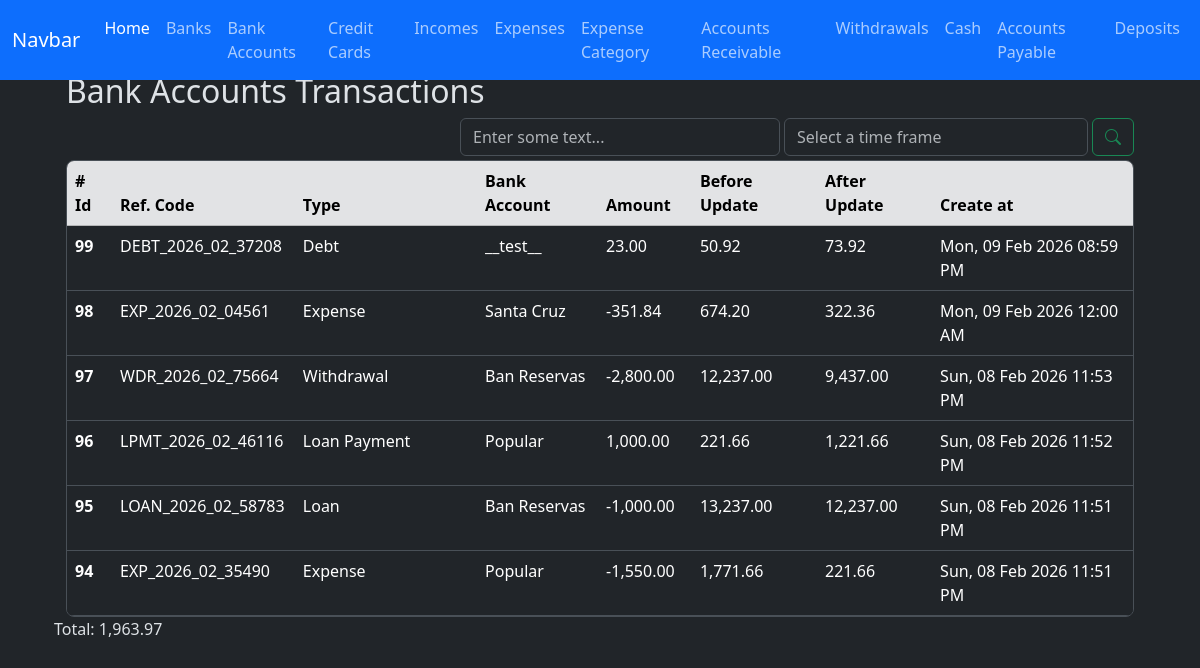
The page /bank_transaction_ledger/index on the database as committed earlier.
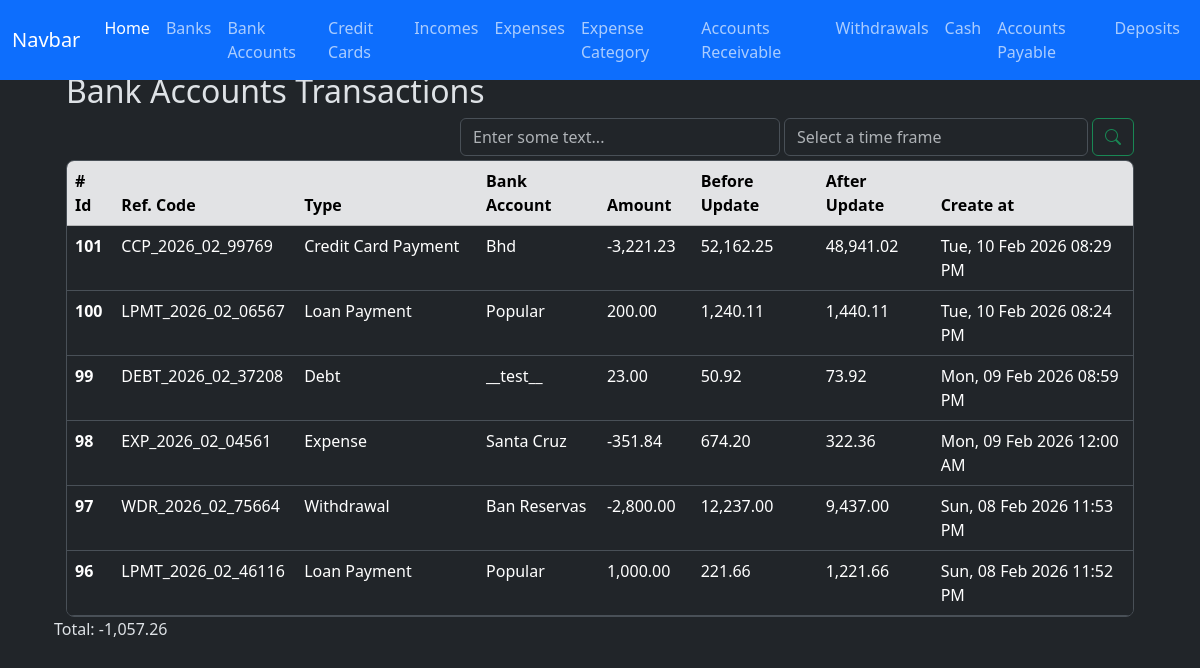
The same page on the database as committed later.
### app/models/bank_account_transactions_ledger.py (models this page shows, shortened)
class BankAccountTransactionsLedger(db.Model):
    __tablename__ = 'bank_account_transactions_ledger'
    id = db.Column(db.Integer, primary_key=True)
    amount = db.Column(db.Numeric(10,2), nullable=False)
    transaction_type = db.Column(db.String(100), nullable=False)
    reference_code = db.Column(db.String(100), nullable=False)
    bank_account_id = db.Column(db.Integer, db.ForeignKey('bank_accounts.id'), nullable=False)
    before_update_balance = db.Column(db.Numeric(10,2), nullable=False)
    after_update_balance = db.Column(db.Numeric(10,2), nullable=False)
    created_at = db.Column(
        db.DateTime(timezone=True),
        default=utcnow, #internally sqlalchemy will exectute the function so dont add the parentheses otherwise it'll break down when creating the record in the db
        nullable=False
    )
    updated_at = db.Column(
        db.DateTime(timezone=True),
        onupdate=utcnow, #internally sqlalchemy will exectute the function so dont add the parentheses otherwise it'll break down when creating the record in the db
    )
    bank_account = db.relationship('BankAccount', back_populates='transaction_ledger')

### app/models/bank_account.py (models this page shows)
class BankAccount(db.Model):
    __tablename__ = 'bank_accounts'
    id = db.Column(db.Integer, primary_key=True)
    nick_name = db.Column(db.String(120))
    amount_available = db.Column(db.Numeric(10, 2), nullable=False)
    is_active = db.Column(db.Boolean, default=True)
    account_number = db.Column(db.Integer, nullable=True)
    is_deleted = db.Column(db.Boolean, default=False)
    bank_id = db.Column(db.Integer, db.ForeignKey('banks.id'))
    created_at = db.Column(
        db.DateTime(timezone=True),
        default=utcnow, #internally sqlalchemy will exectute the function so dont add the parentheses otherwise it'll break down when creating the record in the db
        nullable=False
    )
    updated_at = db.Column(
        db.DateTime(timezone=True),
        onupdate=utcnow, #internally sqlalchemy will exectute the function so dont add the parentheses otherwise it'll break down when creating the record in the db
    )
    bank = relationship('Bank', back_populates='bank_accounts')
    expenses = relationship('Expense', back_populates='bank_account', order_by='desc(Expense.created_at)')
    incomes = relationship('Income', back_populates='bank_account', order_by='desc(Income.created_at)')
    credit_card_payments = relationship('CreditCardPayment', back_populates='bank_account', order_by='desc(CreditCardPayment.created_at)')
    withdrawals = relationship('Withdrawal', back_populates='bank_account', order_by='desc(Withdrawal.created_at)')
    loans = relationship('Loan', back_populates='bank_account', order_by='desc(Loan.created_at)')
    loan_payments = relationship('LoanPayment', back_populates='bank_account', order_by='desc(LoanPayment.created_at)')
    debts = relationship('Debt', back_populates='bank_account', order_by='desc(Debt.created_at)')
    debt_payments = relationship('DebtPayment', back_populates='bank_account', order_by='desc(DebtPayment.created_at)')
    transaction_ledger = relationship('BankAccountTransactionsLedger', back_populates='bank_account')
    deposits = relationship('Deposit', back_populates='bank_account', order_by='desc(Deposit.created_at)')
    outgoing_transfers = relationship('BankTransfer', foreign_keys='BankTransfer.from_bank_account_id', back_populates='from_bank_account', order_by='desc(BankTransfer.created_at)')
    incoming_transfers = relationship('BankTransfer', foreign_keys='BankTransfer.to_bank_account_id', back_populates='to_bank_account', order_by='desc(BankTransfer.created_at)')

### app/routes/bank_transaction_ledger_routes.py (the view)
@bank_transaction_ledger_bp.route('/index')
def index():
    ledgers = (
        BankAccountTransactionsLedger.query
        .order_by(BankAccountTransactionsLedger.created_at.desc())
        .all()
    )
    context = {
        'ledgers': ledgers,
        'format_amount': format_amount,
        'total_amount': total_amount,
    }
    return render_template('bank_accounts/ledger.html', **context)

### app/utils/numeric_casting.py (called while the page is built)
def total_amount(obj_list: list):
    total = Decimal()
    for o in obj_list:
        total += o.amount
    return format_amount(total)

def format_amount(value):
    try:
        return f'{value:,.2f}';
    except Exception as e:
        return None

### app/templates/bank_accounts/ledger.html (shortened to what this page needs)
{% extends 'layout.html' %}
{% block content %}
    <div class="container w-100">
        <h2>Bank Accounts Transactions</h2>
        <div class="d-flex justify-content-end gap-1 flex-wrap flex-md-nowrap mt-2">
            <div class="w-100 w-md-auto mt-md-0" style="max-width: 320px;">
                <input type="text" class="form-control" id="filter-byfiled-input-id" placeholder="Enter some text...">
            </div>
            <div class="d-flex gap-1 w-100" style="max-width: 350px;">
                <div class="w-100 w-md-auto mt-md-0">
                    <input type="text" class="form-control" id="filter-input-id" placeholder="Select a time frame">
                </div>
                <button type="button" class="btn btn-outline-success" id="btn-search-id"><i class="bi bi-search"></i></button>
            </div>
        </div>
        <div class="table-responsive overflow-y-auto border rounded-3 mt-1" style="max-height: 457px;">
            <table class="table table-hover">
                <thead class="sticky-top">
                    <tr class="table-secondary">
                    <th scope="col"># Id</th>
                    <th scope="col">Ref. Code</th>
                    <th scope="col">Type</th>
                    <th scope="col">Bank Account</th>
                    <th scope="col">Amount</th>
                    <th scope="col">Before Update</th>
                    <th scope="col">After Update</th>
                    <th scope="col">Create at</th>
                    </tr>
                </thead>
                <tbody id="cashledger-table-body-id">
                  {% for ledger in ledgers %}
                    <tr>
                        <th scope="row">{{ ledger.id }}</th>
                        <td>{{ ledger.reference_code }}</td>
                        <td>{{ ledger.transaction_type | title }}</td>
                        <td>{{ ledger.bank_account.nick_name | title }}</td>
                        <td>{{ format_amount(ledger.amount) }}</td>
                        <td>{{ format_amount(ledger.before_update_balance) }}</td>
                        <td>{{ format_amount(ledger.after_update_balance) }}</td>
                        <td>{{ ledger.created_at | format_datetime("EEE, dd MMM yyyy hh:mm a") }}</td>
                    </tr>
                  {% endfor %}
                </tbody>
            </table>
        </div>
    </div>
    <p id="lbl-total-ledgers">Total: {{ total_amount(ledgers) }}</p>
<link href="https://cdn.jsdelivr.net/npm/@sweetalert2/theme-dark@5/dark.css" rel="stylesheet">
<link rel="stylesheet" href="https://cdn.jsdelivr.net/npm/flatpickr/dist/flatpickr.min.css">
{% endblock %}

Rows that differ between the two databases and show on the page:
no longer on this page (row unchanged): BankAccountTransactionsLedger: id "95", reference_code "LOAN_2026_02_58783", transaction_type "Loan", bank_account.nick_name "Ban Reservas", amount "-1,000.00", before_update_balance "13,237.00", after_update_balance "12,237.00", created_at "Sun, 08 Feb 2026 11:51 PM"
no longer on this page (row unchanged): BankAccountTransactionsLedger: id "94", reference_code "EXP_2026_02_35490", transaction_type "Expense", bank_account.nick_name "Popular", amount "-1,550.00", before_update_balance "1,771.66", after_update_balance "221.66", created_at "Sun, 08 Feb 2026 11:51 PM"
added BankAccountTransactionsLedger: id "101", reference_code "CCP_2026_02_99769", transaction_type "Credit Card Payment", bank_account.nick_name "Bhd", amount "-3,221.23", before_update_balance "52,162.25", after_update_balance "48,941.02", created_at "Tue, 10 Feb 2026 08:29 PM", amount.amount "-1,057.26"
added BankAccountTransactionsLedger: id "100", reference_code "LPMT_2026_02_06567", transaction_type "Loan Payment", bank_account.nick_name "Popular", amount "200.00", before_update_balance "1,240.11", after_update_balance "1,440.11", created_at "Tue, 10 Feb 2026 08:24 PM"
Other text that changed with them:
{{ total_amount(ledgers) }}: "1,963.97" → "-1,057.26"
